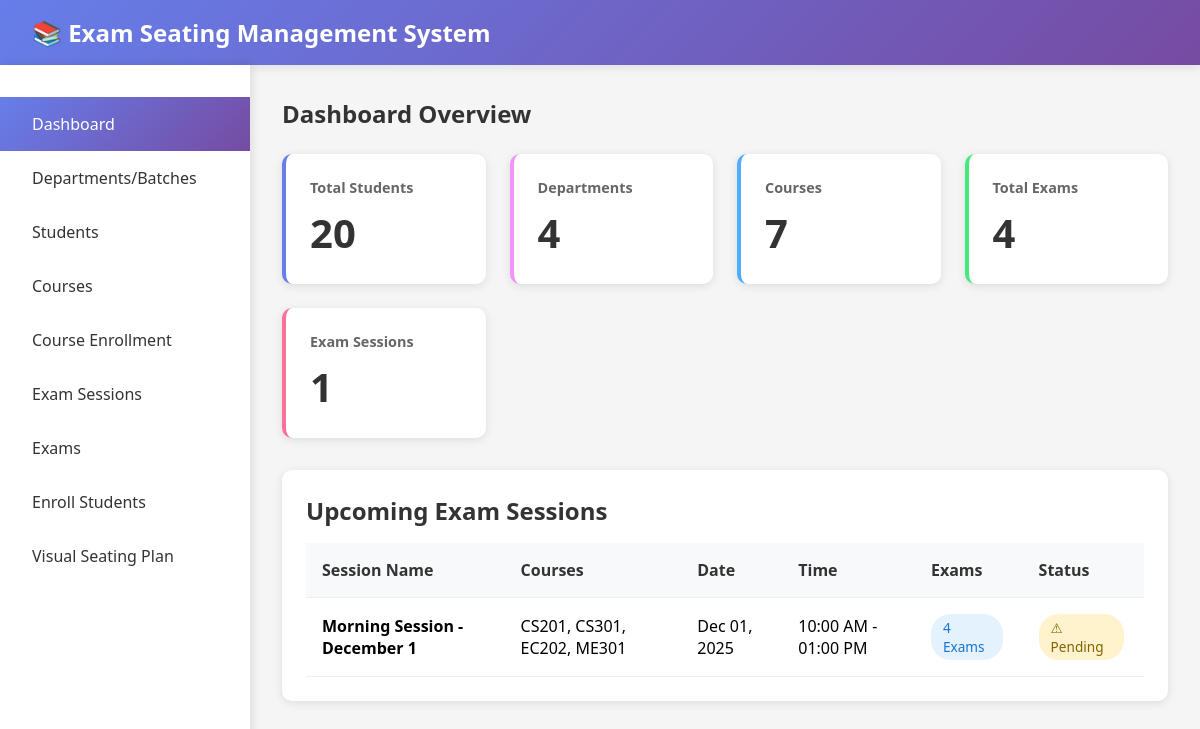
The page / on the database its author committed.
### tables this page shows
CREATE TABLE exam_sessions (
    id INT PRIMARY KEY AUTO_INCREMENT,
    session_name VARCHAR(200) NOT NULL,
    session_date DATE NOT NULL,
    start_time TIME NOT NULL,
    end_time TIME NOT NULL,
    total_rooms INT DEFAULT 1,
    seats_per_room INT DEFAULT 30,
    rows_per_room INT DEFAULT 15,
    seats_per_row INT DEFAULT 2,
    created_at TIMESTAMP DEFAULT CURRENT_TIMESTAMP
);

### index.php (the view, shortened to what this page needs)
<?php
$conn = getConnection();
$totalStudents = $conn->query("SELECT COUNT(*) as count FROM students")->fetch_assoc()['count'];
$totalDepartments = $conn->query("SELECT COUNT(*) as count FROM departments")->fetch_assoc()['count'];
$totalCourses = $conn->query("SELECT COUNT(*) as count FROM courses")->fetch_assoc()['count'];
$totalExams = $conn->query("SELECT COUNT(*) as count FROM exams")->fetch_assoc()['count'];
$totalSessions = $conn->query("SELECT COUNT(*) as count FROM exam_sessions")->fetch_assoc()['count'];
$upcomingSessions = $conn->query("
    SELECT es.*,
    GROUP_CONCAT(DISTINCT c.code ORDER BY c.code SEPARATOR ', ') as course_codes,
    COUNT(DISTINCT se.exam_id) as exam_count,
    COUNT(DISTINCT sa.student_id) as student_count
    FROM exam_sessions es
    LEFT JOIN session_exams se ON es.id = se.session_id
    LEFT JOIN exams e ON se.exam_id = e.id
    LEFT JOIN courses c ON e.course_id = c.id
    LEFT JOIN seating_arrangements sa ON es.id = sa.session_id
    WHERE es.session_date >= CURDATE()
    GROUP BY es.id
    ORDER BY es.session_date, es.start_time
    LIMIT 5
");
?>
<!DOCTYPE html>
<html lang="en">
<head>
</head>
<body>
    <div class="navbar">
        <h1>📚 Exam Seating Management System</h1>
    </div>
    <div class="container">
        <div class="sidebar">
            <a href="index.php"class="active"> Dashboard</a>
            <a href="departments.php"> Departments/Batches</a>
            <a href="students.php"> Students</a>
            <a href="courses.php"> Courses</a>
            <a href="student_course_enrollment.php"> Course Enrollment</a>
            <a href="sessions.php"> Exam Sessions</a>
            <a href="exams.php"> Exams</a>
            <a href="enroll_students.php"> Enroll Students</a>
            <a href="visual_seating.php" > Visual Seating Plan</a>
        </div>
        <div class="main-content">
            <h2 style="margin-bottom: 1.5rem; color: #333;">Dashboard Overview</h2>
            <div class="stats-grid">
                <div class="stat-card">
                    <h3>Total Students</h3>
                    <div class="number"><?php echo $totalStudents; ?></div>
                </div>
                <div class="stat-card">
                    <h3>Departments</h3>
                    <div class="number"><?php echo $totalDepartments; ?></div>
                </div>
                <div class="stat-card">
                    <h3>Courses</h3>
                    <div class="number"><?php echo $totalCourses; ?></div>
                </div>
                <div class="stat-card">
                    <h3>Total Exams</h3>
                    <div class="number"><?php echo $totalExams; ?></div>
                </div>
                <div class="stat-card">
                    <h3>Exam Sessions</h3>
                    <div class="number"><?php echo $totalSessions; ?></div>
                </div>
            </div>
            <div class="card">
                <h2>Upcoming Exam Sessions</h2>
                <table>
                    <thead>
                        <tr>
                            <th>Session Name</th>
                            <th>Courses</th>
                            <th>Date</th>
                            <th>Time</th>
                            <th>Exams</th>
                            <th>Status</th>
                        </tr>
                    </thead>
                    <tbody>
                        <?php if ($upcomingSessions->num_rows > 0): ?>
                            <?php while ($session = $upcomingSessions->fetch_assoc()): ?>
                            <tr>
                                <td><strong><?php echo htmlspecialchars($session['session_name']); ?></strong></td>
                                <td><?php echo htmlspecialchars($session['course_codes']); ?></td>
                                <td><?php echo date('M d, Y', strtotime($session['session_date'])); ?></td>
                                <td><?php echo date('h:i A', strtotime($session['start_time'])); ?> - <?php echo date('h:i A', strtotime($session['end_time'])); ?></td>
                                <td><span class="badge badge-primary"><?php echo $session['exam_count']; ?> Exams</span></td>
                                <td>
                                    <?php if ($session['student_count'] > 0): ?>
                                        <span class="badge badge-success">✓ <?php echo $session['student_count']; ?> Seated</span>
                                    <?php else: ?>
                                        <span class="badge badge-warning">⚠ Pending</span>
                                    <?php endif; ?>
                                </td>
                            </tr>
                            <?php endwhile; ?>
                        <?php else: ?>
                            <tr>
                                <td colspan="6" style="text-align: center; color: #666;">No upcoming sessions scheduled</td>
                            </tr>
                        <?php endif; ?>
                    </tbody>
                </table>
            </div>
        </div>
    </div>
</body>
</html>

### index.php (style rules this page uses)
* { margin: 0; padding: 0; box-sizing: border-box; }
body { font-family: 'Segoe UI', Tahoma, Geneva, Verdana, sans-serif; background: #f5f5f5; }
.navbar { background: linear-gradient(135deg, #667eea 0%, #764ba2 100%); color: white; padding: 1rem 2rem; box-shadow: 0 2px 10px rgba(0,0,0,0.1); }
.navbar h1 { font-size: 1.5rem; }
.container { display: flex; min-height: calc(100vh - 70px); }
.sidebar { width: 250px; background: white; padding: 2rem 0; box-shadow: 2px 0 10px rgba(0,0,0,0.1); }
.sidebar a { display: block; padding: 1rem 2rem; color: #333; text-decoration: none; transition: all 0.3s; }
.sidebar a:hover, .sidebar a.active { background: linear-gradient(135deg, #667eea 0%, #764ba2 100%); color: white; }
.main-content { flex: 1; padding: 2rem; }
.stats-grid { display: grid; grid-template-columns: repeat(auto-fit, minmax(200px, 1fr)); gap: 1.5rem; margin-bottom: 2rem; }
.stat-card { background: white; padding: 1.5rem; border-radius: 10px; box-shadow: 0 2px 10px rgba(0,0,0,0.1); border-left: 4px solid; transition: transform 0.3s; }
.stat-card:nth-child(1) { border-left-color: #667eea; }
.stat-card:nth-child(2) { border-left-color: #f093fb; }
.stat-card:nth-child(3) { border-left-color: #4facfe; }
.stat-card:nth-child(4) { border-left-color: #43e97b; }
.stat-card:nth-child(5) { border-left-color: #fa709a; }
.stat-card h3 { color: #666; font-size: 0.9rem; margin-bottom: 0.5rem; }
.stat-card .number { font-size: 2.5rem; font-weight: bold; color: #333; }
.card { background: white; padding: 1.5rem; border-radius: 10px; box-shadow: 0 2px 10px rgba(0,0,0,0.1); margin-bottom: 1.5rem; }
.card h2 { margin-bottom: 1rem; color: #333; }
table { width: 100%; border-collapse: collapse; }
th, td { padding: 1rem; text-align: left; border-bottom: 1px solid #eee; }
th { background: #f8f9fa; font-weight: 600; color: #333; }
.badge { display: inline-block; padding: 0.25rem 0.75rem; border-radius: 20px; font-size: 0.85rem; font-weight: 500; margin-right: 0.25rem; }
.badge-primary { background: #e3f2fd; color: #1976d2; }
.badge-warning { background: #fff3cd; color: #856404; }

### rows shown on the page
exam_sessions: session_name "Morning Session - December 1", course_codes "CS201, CS301, EC202, ME301", session_date "Dec 01, 2025", start_time "10:00 AM", end_time "01:00 PM", exam_count "4"

### other values the page prints
$totalStudents "20"
$totalDepartments "4"
$totalCourses "7"
$totalExams "4"
$totalSessions "1"
